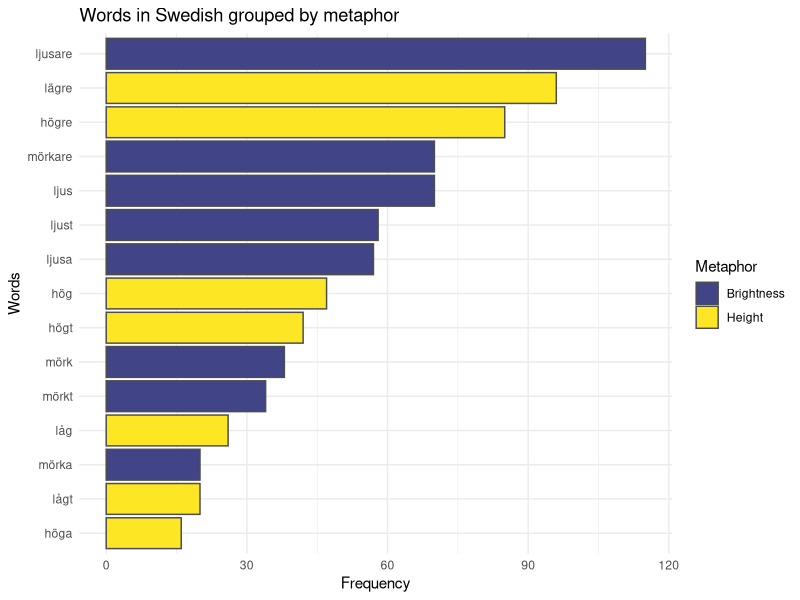

The R source for this figure: (Note: this script raises an error after producing the figure.)
# FINAL ANAlYSIS MUSIC EXP DATA: SPEECH
# PEER CHRISTENSEN
# OCTOBER 2017

library(data.table)
library(ggplot2)
library(viridis)
library(Hmisc)
library(plyr)

df_full= read.csv2("all_data_CLEAN.csv",na.strings = c(""),stringsAsFactors = F)
#remove some columns
df=df_full[,-c(1,3,13,14,15,16,17,18)]
df=df[!duplicated(df), ]

#select colors for plots
cols_1=viridis(10)[7]
cols_2=viridis(6)[c(2,6)]
cols_4=viridis(10)[c(2,5,8,10)]
cols_5=viridis(10)[c(2,4,7,9,10)]

########## 1. WORDS ########

#### 1.1 N observations ###
# Total observations with metaphorical expressions
nrow(df)
# By language
table(df$Language)

#### 1.2 Words by metaphor ###
wordsMeta=df[,c(5,6,11)]
wordsMeta=wordsMeta[wordsMeta$Scope!="none" & wordsMeta$Scope!="NA",]
wordsMeta$Scope[wordsMeta$Words=="tok"]="Fullness"
wordsMeta=data.table(na.omit(wordsMeta))

#Swedish
wordsMetaSwe=wordsMeta[wordsMeta$Language=="Swedish"]
wordsMetaSwe[,Freq := .N, by=Words]
wordsMetaSwe=unique(wordsMetaSwe)
wordsMetaSwe=wordsMetaSwe[order(-Freq)]
wordsMetaSwe=wordsMetaSwe[1:15,]

#wordsMetaSwe=data.frame(sort(table(wordsMetaSwe$Scope), decreasing=T))

wmSwe=ggplot(wordsMetaSwe,aes(reorder(Words,Freq),Freq)) + 
  geom_bar(stat = "identity",aes(fill=Scope),colour="gray30") +
  #scale_fill_viridis("Metaphor",discrete = TRUE, option = "D") +
  scale_fill_manual("Metaphor",values=cols_2) +
  theme(axis.text.x = element_text(angle = 90, hjust = 1)) +
  ggtitle("Words in Swedish grouped by metaphor") +
  xlab("Words") +
  ylab("Frequency") +
  coord_flip() +
  theme_minimal()
wmSwe

#Turkish
wordsMetaTur=wordsMeta[wordsMeta$Language=="Turkish"]
wordsMetaTur$Scope[wordsMetaTur=="tok"]="Fullness"
wordsMetaTur[,Freq := .N, by=Words]
wordsMetaTur=unique(wordsMetaTur)
wordsMetaTur=wordsMetaTur[order(-Freq)]
wordsMetaTur=wordsMetaTur[1:15,]
wmTur=ggplot(wordsMetaTur,aes(reorder(Words,Freq),Freq)) + 
  geom_bar(stat = "identity",aes(fill=Scope),colour="gray30") +
  #scale_fill_viridis("Metaphor",discrete = TRUE, option = "D") +
  scale_fill_manual("Metaphor",values=cols_4) +
  theme(axis.text.x = element_text(angle = 90, hjust = 1)) +
  ggtitle("Words in Turkish grouped by metaphor") +
  xlab("Words") +
  ylab("Frequency") +
  coord_flip() +
  theme_minimal()
wmTur

#### 1.3 Words by PoS  ###
wordsPoS=df[,c(6,11)]
wordsPoS$PoS=revalue(wordsPoS$Words, c("ljusare"="Adj-C","lägre"="Adj-C",
                           "högre"="Adj-C","mörkare"="Adj-C",
                           "ljus"="Adj-P","ljust"="Adj-P","ljusa"="Adj-P",
                           "mörk"="Adj-P","mörka"="Adj-P","mörkt"="Adj-P",
                           "hög"="Adj-P","högt"="Adj-P","höga"="Adj-P",
                           "låg"="Adj-P","lågt"="Adj-P","högre upp"="ADV",
                           "högt upp"="ADV","upp"="ADV","över"="PREP",
                           "under"="PREP","djup"="Adj-P","första"="REF",
                           "andra"="REF","ner"="ADV","kalin"="Adj","ince"="Adj","yuksek"="Adj",
                           "inceydi"="Adj-Past","kalindi"="Adj-Past","kalinlikta"="N",
                           "dusuk"="Adj","kalina"="Adj-Dat","koyu"="Adj","altan"="Adj-Abl",
                           "alcak"="Adj","kalinlik"="N","inceye"="Adj-Dat","tok"="Adj","yukariya"="Adj-Dat"))

wordsPoS=data.table(na.omit(wordsPoS))

#Swedish
wordsPoSSwe=wordsPoS[wordsPoS$Language=="Swedish"]
wordsPoSSwe[,Freq := .N, by=Words]
wordsPoSSwe=unique(wordsPoSSwe)
wordsPoSSwe=wordsPoSSwe[order(-Freq)]
wordsPoSSwe=wordsPoSSwe[1:15,]

PoSSwe=ggplot(wordsPoSSwe,aes(reorder(Words,Freq),Freq)) + 
  geom_bar(stat = "identity",aes(fill=PoS),colour="gray30") +
  #scale_fill_viridis("PoS",discrete = TRUE, option = "D") +
  scale_fill_manual("PoS",values=cols_2) +
  theme(axis.text.x = element_text(angle = 90, hjust = 1)) +
  ggtitle("Words in Swedish grouped by Parts of speech") +
  xlab("Words") +
  ylab("Frequency") +
  coord_flip() +
  theme_minimal()
PoSSwe

#Turkish
wordsPoSTur=wordsPoS[wordsPoS$Language=="Turkish"]
wordsPoSTur[,Freq := .N, by=Words]
wordsPoSTur=unique(wordsPoSTur)
wordsPoSTur=wordsPoSTur[order(-Freq)]
wordsPoSTur=wordsPoSTur[1:15,]

PoSTur=ggplot(wordsPoSTur,aes(reorder(Words,Freq),Freq)) + 
  geom_bar(stat = "identity",aes(fill=PoS),colour="gray30") +
  #scale_fill_viridis("PoS",discrete = TRUE, option = "D") +
  scale_fill_manual("PoS",values=cols_5) +
  theme(axis.text.x = element_text(angle = 90, hjust = 1)) +
  ggtitle("Words in Turkish grouped by Parts of speech") +
  xlab("Words") +
  ylab("Frequency") +
  coord_flip() +
  theme_minimal()
PoSTur

### 1.4a Words by lemmata ###
wordsLem=df[,c(6,11)]
wordsLem$Lem=revalue(wordsPoS$Words, c("ljusare"="bright","lägre"="low","djupa"="deep",
                                       "högre"="high","mörkare"="dark",
                                       "ljus"="bright","ljust"="bright","ljusa"="bright",
                                       "mörk"="dark","mörka"="dark","mörkt"="dark",
                                       "hög"="high","höjd"="high","högt"="high","höga"="high",
                                       "låg"="low","lågt"="low","högre upp"="high up",
                                       "högt upp"="high up","upp"="up","över"="over",
                                       "under"="under","djup"="deep","första"="first",
                                       "andra"="other","ner"="down","kalin"="thick","ince"="thin","yuksek"="high",
                                       "inceydi"="thin","kalindi"="thick","kalinlikta"="thick",
                                       "dusuk"="low","kalina"="thick","koyu"="dark","altan"="below",
                                       "alcak"="low","kalinlik"="thick","inceye"="thin","tok"="full","yukariya"="high"))

wordsLem=data.table(na.omit(wordsLem))

#Swedish
wordsLemSwe=wordsLem[wordsLem$Language=="Swedish"]
wordsLemSwe[,Freq := .N, by=Words]
wordsLemSwe=unique(wordsLemSwe)
wordsLemSwe=wordsLemSwe[order(-Freq)]
wordsLemSwe=wordsLemSwe[1:15,]

LemSwe=ggplot(wordsLemSwe,aes(reorder(Words,Freq),Freq)) + 
  geom_bar(stat = "identity",aes(fill=Lem),colour="gray30") +
  #scale_fill_viridis("Lemma",discrete = TRUE, option = "D") +
  scale_fill_manual("Lemma",values=cols_4) +
  theme(axis.text.x = element_text(angle = 90, hjust = 1)) +
  ggtitle("Words in Swedish grouped by lemmata") +
  xlab("Words") +
  ylab("Frequency") +
  coord_flip() +
  theme_minimal()
LemSwe

#Turkish
wordsLemTur=wordsLem[wordsLem$Language=="Turkish"]
wordsLemTur[,Freq := .N, by=Words]
wordsLemTur=unique(wordsLemTur)
wordsLemTur=wordsLemTur[order(-Freq)]
wordsLemTur=wordsLemTur[1:15,]

LemTur=ggplot(wordsLemTur,aes(reorder(Words,Freq),Freq)) + 
  geom_bar(stat = "identity",aes(fill=Lem),colour="gray30") +
  scale_fill_viridis("Lemma",discrete = TRUE, option = "D") +
  theme(axis.text.x = element_text(angle = 90, hjust = 1)) +
  ggtitle("Words in Turkish grouped by lemmata") +
  xlab("Words") +
  ylab("Frequency") +
  coord_flip() +
  theme_minimal()
LemTur

### 1.4b Lemmata  ###
wordsLem2=wordsLem[,-1]

#Swedish
wordsLemSwe2=wordsLem2[wordsLem2$Language=="Swedish"]
wordsLemSwe2[,Freq := .N, by=Lem]
wordsLemSwe2=unique(wordsLemSwe2)
wordsLemSwe2=wordsLemSwe2[order(-Freq)]
wordsLemSwe2=wordsLemSwe2[1:5,]

LemSwe2=ggplot(wordsLemSwe2,aes(reorder(Lem,Freq),Freq)) + 
  geom_bar(stat = "identity",fill=cols_1,colour="gray30") +
  #scale_fill_viridis("Lemma",discrete = TRUE, option = "D") +
  theme(axis.text.x = element_text(angle = 90, hjust = 1)) +
  ggtitle("The most frequently used lemmata in Swedish") +
  xlab("Words") +
  ylab("Frequency") +
  coord_flip() +
  theme_minimal()
LemSwe2

#Turkish
wordsLemTur2=wordsLem2[wordsLem2$Language=="Turkish"]
wordsLemTur2[,Freq := .N, by=Lem]
wordsLemTur2=unique(wordsLemTur2)
wordsLemTur2=wordsLemTur2[order(-Freq)]
wordsLemTur2=wordsLemTur2[1:5,]

LemTur2=ggplot(wordsLemTur2,aes(reorder(Lem,Freq),Freq)) + 
  geom_bar(stat = "identity",fill=cols_1,colour="gray30") +
  #scale_fill_viridis("Lemma",discrete = TRUE, option = "D") +
  theme(axis.text.x = element_text(angle = 90, hjust = 1)) +
  ggtitle("The most frequently used lemmata in Turkish") +
  xlab("Words") +
  ylab("Frequency") +
  coord_flip() +
  theme_minimal()
LemTur2

### 1.5 Subject ####
dfSubj=df[df$Subject!="clip" & df$Subject!="instrument"&
          df$Subject!="NA" & df$Subject!="part",]
dfSubj$Subject[dfSubj$Subject=="voice"|dfSubj$Subject=="gender"]="gender+voice"
Subjects=round(prop.table(table(dfSubj$Subject,dfSubj$Language),2),2)
barplot(Subjects,beside=T,legend=T,ylim=c(0,1))

########## 2. METAPHORS ########

#### 2.1 Metaphor usage  ####

#Swedish
dfS=df[df$Language=="Swedish",]
dfS=ftable(dfS$File,dfS$Scope)
wtS=rowSums(dfS)
dfS=round(prop.table(as.matrix(dfS),1),2)
dfS=data.frame(dfS,wtS)
dfS$Language="Swedish"

dfS=ddply(dfS,"Language",summarise,
                   H= weighted.mean(Height,wtS), 
                   B=weighted.mean(Brightness,wtS),
                   Hse=sqrt(wtd.var(Height,wtS))/sqrt(nrow(dfS)),
                   Bse=sqrt(wtd.var(Brightness,wtS))/sqrt(nrow(dfS)))

dfS <- transform(dfS, Hlower=H-Hse, Hupper=H+Hse,Blower=B-Bse,
                          Bupper=B+Bse)

dfS=melt(dfS,Language=Language)

dfS=data.frame(cbind(dfS[1:2,],
                              dfS[3:4,2:3]))
dfS[,c(3,5)]=round(dfS[,c(3,5)],3)

BarSwe <- ggplot(dfS, aes(x=variable, y=value, fill=Language)) + 
  geom_bar(position=position_dodge(),stat="identity",fill="#21908CFF" ,colour="gray30") +
  geom_errorbar(aes(ymin=value-value.1, ymax=value+value.1), width=.2,
                position=position_dodge(.9)) +
  geom_text(aes(label = value, y = 0.3, size = 3)) +
  scale_y_continuous(name="Mean Proportions", limits=c(0, 1)) +
  scale_x_discrete(breaks=c("H","B"),
                   labels=c("Height", "Brightness")) +
  xlab("Metaphors") +
  ggtitle("Swedish pitch metaphors in speech") +
  theme_minimal() +
  theme(plot.title=element_text(lineheight=0.8,hjust=0.5,face="bold", size=20),
        axis.title.x=element_text(face="bold",size=17), 
        axis.text.x=element_text(size=15),
        axis.title.y=element_text(face="bold",size=17),
        axis.text.y=element_text(size=15),
        legend.position = "none")
BarSwe

#Turkish
dfT=df[df$Language=="Turkish",]
#we collapse "Brightness" and "Other"
dfT$Scope[dfT$Scope=="Brightness"]="Other"
dfT=ftable(dfT$File,dfT$Scope)
wtT=rowSums(dfT)
dfT=round(prop.table(as.matrix(dfT),1),2)
dfT=data.frame(dfT,wtT)
dfT$Language="Turkish"

dfT=ddply(dfT,"Language",summarise,
          H= weighted.mean(Height,wtT), 
          Th=weighted.mean(Thickness,wtT),
          O=weighted.mean(Other,wtT),
          Hse=sqrt(wtd.var(Height,wtT))/sqrt(nrow(dfT)),
          Thse=sqrt(wtd.var(Thickness,wtT))/sqrt(nrow(dfT)),
          Ose=sqrt(wtd.var(Other,wtT))/sqrt(nrow(dfT)))

dfT <- transform(dfT, Hlower=H-Hse, Hupper=H+Hse,Thlower=Th-Thse,
                 Thupper=Th+Thse,Olower=O-Ose,Oupper=O+Ose)

dfT=melt(dfT,Language=Language)

dfT=data.frame(cbind(dfT[1:3,],
                     dfT[4:6,2:3]))

dfT[,c(3,5)]=round(dfT[,c(3,5)],3)

BarTur <- ggplot(dfT, aes(x=variable, y=value, fill=Language)) + 
  geom_bar(position=position_dodge(),stat="identity",fill="#21908CFF" ,colour="gray30") +
  geom_errorbar(aes(ymin=value-value.1, ymax=value+value.1), width=.2,
                position=position_dodge(.9)) +
  geom_text(aes(label = value, y = 0.3, size = 3)) +
  scale_y_continuous(name="Mean Proportions", limits=c(0, 1)) +
  scale_x_discrete(breaks=c("H","Th","O"),
                   labels=c("Height","Thickness","Other")) +
  xlab("Metaphors") +
  ggtitle("Turkish pitch metaphors in speech") +
  theme_minimal() +
  theme(plot.title=element_text(lineheight=0.8,hjust=0.5,face="bold", size=20),
        axis.title.x=element_text(face="bold",size=17), 
        axis.text.x=element_text(size=15),
        axis.title.y=element_text(face="bold",size=17),
        axis.text.y=element_text(size=15),
        legend.position = "none")
BarTur

#### 2.2 Consistency over time ####
#Swedish height and Turkish thickness, lineplot with error bars

#Swedish
conS=df[df$Language=="Swedish" & !df$Trial>25,]
conS=conS[,-c(4,6,7,8,9,10,11)]
conS=conS[,c(1,2,4)]
wMeans=c()
wSEs=c()
for(i in seq(1,25)){
  t=conS[conS$Trial==i,]
  fTab=ftable(t,col.vars = "File")
  cSum=colSums(fTab)
  fTab=round(prop.table(as.matrix(fTab),2),2)
  fTab=rbind(fTab,cSum)
  wMean=weighted.mean(fTab[2,],fTab[3,])
  wMeans=append(wMeans,wMean)
  wSE=sqrt(wtd.var(fTab[2,],fTab[3,]))/sqrt(ncol(fTab))
  wSEs=append(wSEs,wSE)
}
conS=data.frame(Trial=seq(1,25),wMeans,wSEs)

consistencyS=ggplot(conS,aes(x=Trial, y=wMeans)) +
  geom_line(size = 1.5,color="#21908CFF") +
  geom_point(size=1.5,color="gray30") +
  geom_errorbar(aes(ymin=wMeans-wSEs,ymax=wMeans+wSEs),width=0.3,color="gray30") +
  scale_y_continuous(name="Mean proportion of Height expressions", limits=c(0,1)) +
  ggtitle("Swedish participants' Usage of HEIGHT by trial") +
  ylab("Trial") +
  theme_minimal()
consistencyS

#Turkish
conT=df[df$Language=="Turkish" & !df$Trial>25,]
conT=conT[,-c(4,6,7,8,9,10,11)]
conT=conT[,c(1,2,4)]
conT = conT[order(conT$Trial,conT$File),] 
wMeans=c()
wSEs=c()
for(i in seq(1,25)){
  t=conT[conT$Trial==i,]
  fTab=ftable(t,col.vars = "File")
  cSum=colSums(fTab)
  fTab=round(prop.table(as.matrix(fTab),2),2)
  fTab=rbind(fTab,cSum)
  wMean=weighted.mean(tail(fTab,2)[1,],tail(fTab,2)[2,])
  wMeans=append(wMeans,wMean)
  wSE=sqrt(wtd.var(tail(fTab,2)[1,],tail(fTab,2)[2,]))/sqrt(ncol(fTab))
  wSEs=append(wSEs,wSE)
}
conT=data.frame(Trial=seq(1,25),wMeans,wSEs)

consistencyT=ggplot(conT,aes(x=Trial, y=wMeans)) +
  geom_line(size = 1.5,color="#21908CFF") +
  geom_point(size=1.5,color="gray30") +
  geom_errorbar(aes(ymin=wMeans-wSEs,ymax=wMeans+wSEs),width=0.3,color="gray30") +
  scale_y_continuous(name="Mean proportion of Height expressions", limits=c(0,1.01)) +
  ggtitle("Turkish participants' Usage of THICKNESS by trial") +
  ylab("Trial") +
  theme_minimal()
consistencyT

#simpson's diversity index
# (n*(n-1)) / N(N-1)

#Swedish
conS=df[df$Language=="Swedish" & !df$Trial>25,]
conS=conS[,-c(4,6,7,8,9,10,11)]
conS=conS[,c(1,2,4)]
sDivs=c()
for(i in seq(1,25)){
  t=conS[conS$Trial==i,]
  fTab=ftable(t,col.vars = "File")
  N=sum(fTab)
  n=sum(fTab[2,])
  sDiv= (n*(n-1)) / (N*(N-1))
  sDivs=append(sDivs,sDiv)
}
conS=data.frame(Trial=seq(1,25),sDivs)















###2.3. consistency by participant ###
conS=df[df$Language=="Swedish" & !df$Trial>25,]
conS=conS[,-c(4,6,7,8,9,10,11)]
conS=conS[,c(1,2,4)]
conS$File=as.numeric(gsub("swe", "",conS$File))
wMeans=c()
wSEs=c()
for(i in seq(1,25)){
  t=conS[conS$File==i,]
  fTab=ftable(t,col.vars = "Trial")
  cSum=colSums(fTab)
  fTab=round(prop.table(as.matrix(fTab),2),2)
  fTab=rbind(fTab,cSum)
  wMean=weighted.mean(tail(fTab,2)[1,],tail(fTab,2)[2,])
  wMeans=append(wMeans,wMean)
  wSE=sqrt(wtd.var(tail(fTab,2)[1,],tail(fTab,2)[2,]))/sqrt(ncol(fTab))
  wSEs=append(wSEs,wSE)
}
conS=data.frame(Participant=seq(1,25),wMeans,wSEs)





#t1=conS[conS$Trial==6,]
#t1=ftable(t1$File,t1$Scope)
#wtS=rowSums(t1)
#t1=round(prop.table(as.matrix(t1),1),2)
#t1=data.frame(t1,wtS)
#t1$Language="Swedish"
#conS=prop.table(table(conS),1)

#conS1=data.table(conS)
#conS1[,Freq := .N, by=c(Trial,Scope)]

#conS=ftable(conS$File,conS$Scope)
#wtS=rowSums(conS)
#conS=round(prop.table(as.matrix(conS),1),2)
#conS=data.frame(conS,wtS)
#conS$Language="Swedish"


#solution? with fixed Trial

wtS=as.vector(table(conS$Trial))


a=ftable(t1,col.vars = "File")
b=colSums(a)
a=round(prop.table(as.matrix(a),2),2)
a=rbind(a,b)
wMean=weighted.mean(a[2,],a[3,])



conS$wMean=apply(conS,1,function(x) weighted.mean(x[2],x[3]))

conS$test=conS[,1]*conS[,2]
conS=ddply(conS,"Language",summarise,
           M= weighted.mean(Height,wtS),
           Hse=sqrt(wtd.var(Height,wtS))/sqrt(nrow(conS)))
